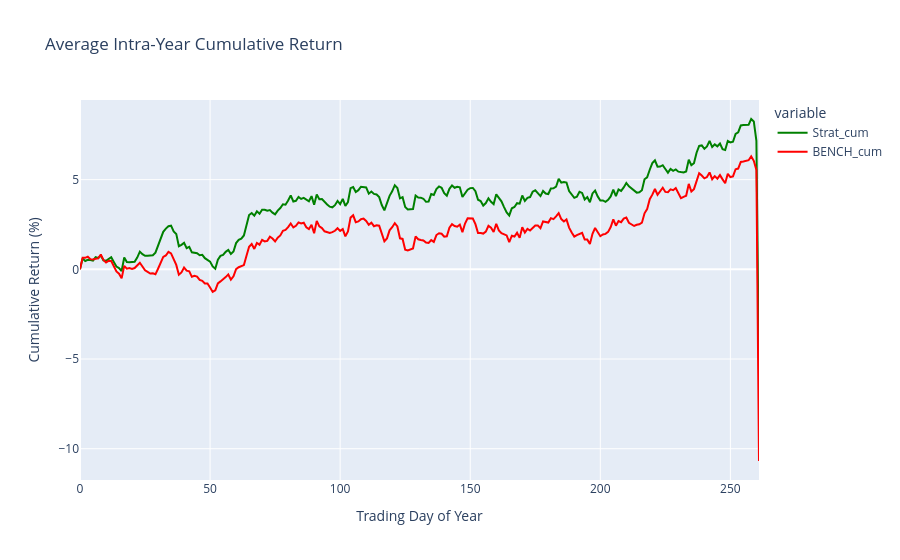

Source (notebook cell):
### Code cell
# ── 1. Préparer les données ──────────────────────────────────────────────────
AnnualizedDf = final[["Date", "BENCH", "Money"]].copy()
AnnualizedDf['Date'] = pd.to_datetime(AnnualizedDf['Date'])
AnnualizedDf['Year'] = AnnualizedDf['Date'].dt.year
AnnualizedDf = AnnualizedDf.sort_values(['Year', 'Date']).reset_index(drop=True)

# ── 2. Supprimer automatiquement les années incomplètes ──────────────────────
days_per_year = AnnualizedDf.groupby('Year').size()
median_days = days_per_year.median()
complete_years = days_per_year[days_per_year >= median_days * 0.9].index  # tolère 10% d'écart
AnnualizedDf = AnnualizedDf[AnnualizedDf['Year'].isin(complete_years)]

print("Années conservées :", list(complete_years))
print(days_per_year)

# ── 3. Rendement cumulé intra-année ─────────────────────────────────────────
AnnualizedDf['day_of_year'] = AnnualizedDf.groupby('Year').cumcount()

first_of_year = AnnualizedDf.groupby('Year')[['BENCH', 'Money']].transform('first')

AnnualizedDf['BENCH_cum'] = AnnualizedDf['BENCH'] / first_of_year['BENCH'] * 100 - 100
AnnualizedDf['Strat_cum'] = AnnualizedDf['Money'] / first_of_year['Money'] * 100 - 100

# ── 4. Moyenne par jour de l'année ───────────────────────────────────────────
avg_df = AnnualizedDf.groupby('day_of_year')[['BENCH_cum', 'Strat_cum']].mean().reset_index()
avg_df.rename(columns={'day_of_year': 'Index'}, inplace=True)

# ── 5. Plot ──────────────────────────────────────────────────────────────────
fig = px.line(
    avg_df, x="Index", y=["Strat_cum", "BENCH_cum"],
    color_discrete_map={"Strat_cum": "green", "BENCH_cum": "red"},
    labels={"value": "Cumulative Return (%)", "Index": "Trading Day of Year"},
    title="Average Intra-Year Cumulative Return"
)
fig.show()

### Figure 1 — Plotly figure (JSON) as saved in the notebook; plotly's stock layout.template omitted (floating-point values rounded to 4 significant figures; data arrays with more than 128 entries replaced by an {"elided": "..."} marker saying what was removed)
{"data": [{"hovertemplate": "variable=Strat_cum<br>Trading Day of Year=%{x}<br>Cumulative Return (%)=%{y}<extra></extra>", "legendgroup": "Strat_cum", "line": {"color": "green", "dash": "solid"}, "marker": {"symbol": "circle"}, "mode": "lines", "name": "Strat_cum", "orientation": "v", "showlegend": true, "x": {"elided": "262 int values"}, "xaxis": "x", "y": {"elided": "262 float values"}, "yaxis": "y", "type": "scatter"}, {"hovertemplate": "variable=BENCH_cum<br>Trading Day of Year=%{x}<br>Cumulative Return (%)=%{y}<extra></extra>", "legendgroup": "BENCH_cum", "line": {"color": "red", "dash": "solid"}, "marker": {"symbol": "circle"}, "mode": "lines", "name": "BENCH_cum", "orientation": "v", "showlegend": true, "x": {"elided": "262 int values"}, "xaxis": "x", "y": {"elided": "262 float values"}, "yaxis": "y", "type": "scatter"}], "layout": {"xaxis": {"anchor": "y", "domain": [0.0, 1.0], "title": {"text": "Trading Day of Year"}}, "yaxis": {"anchor": "x", "domain": [0.0, 1.0], "title": {"text": "Cumulative Return (%)"}}, "legend": {"title": {"text": "variable"}, "tracegroupgap": 0}, "title": {"text": "Average Intra-Year Cumulative Return"}}}
